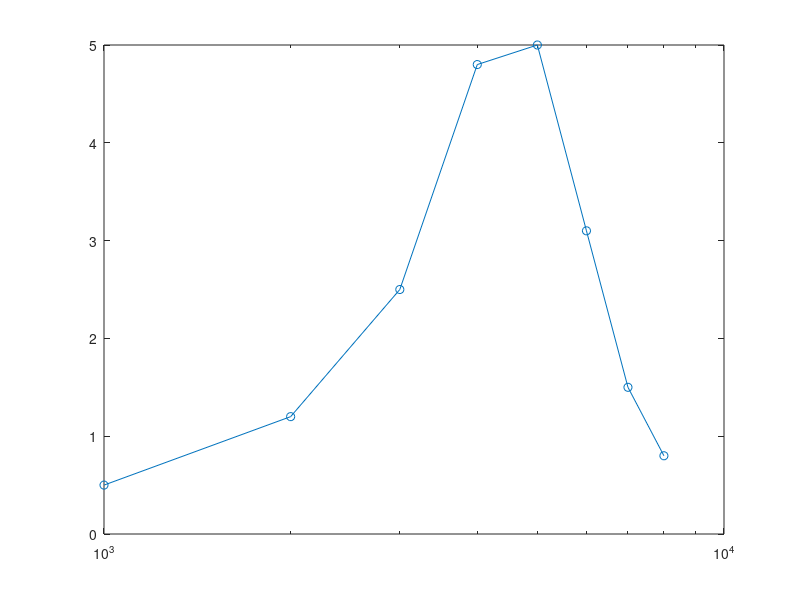

This chart was generated by the following MATLAB code: (Note: this script raises an error after producing the figure.)
% Measured Data
f_meas = [1000, 2000, 3000, 4000, 5000, 6000, 7000, 8000];
V_meas = [0.5, 1.2, 2.5, 4.8, 5.0, 3.1, 1.5, 0.8];

% Find max voltage and empirical f0
[V_max, idx] = max(V_meas);
f0_empirical = f_meas(idx);

% Calculate half-power voltage
V_half_power = V_max / sqrt(2);

% Plot frequency response
semilogx(f_meas, V_meas, '-o');
hold on;
yline(V_half_power, 'r--', 'Half-Power');
xline(f0_empirical, 'g--', 'f_0');
xlabel('Frequency [Hz]');
ylabel('Voltage [V]');
grid on;
